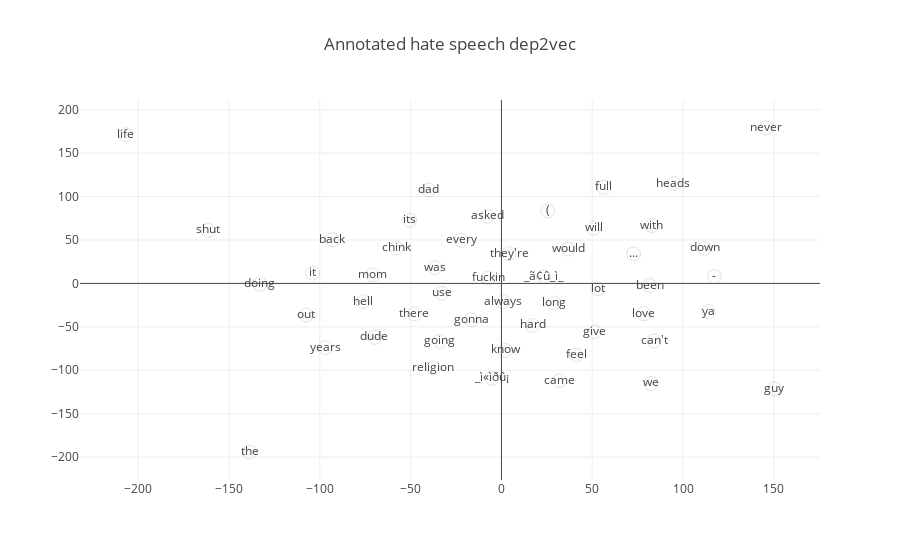

The notebook cell this image was saved under:
### Code cell
# http://nlp.yvespeirsman.be/blog/visualizing-word-embeddings-with-tsne/ evaluation
trace = go.Scatter(
    x = X_tsne[:, 0],
    y = X_tsne[:, 1],
    mode = 'markers+text',
    text = vocab,
    marker= dict(size= 14,
                line= dict(width=0.5),
                opacity= 0.3,
                color = 'rgba(217, 217, 217, 0.14)'
            )
)
data = [trace]
py.offline.iplot({
    "data": data,
    "layout": go.Layout(title="Annotated hate speech dep2vec")
})

### Figure 1 — Plotly figure (JSON) as saved in the notebook; plotly's stock layout.template omitted (floating-point values rounded to 4 significant figures)
{"data": [{"marker": {"color": "rgba(217, 217, 217, 0.14)", "line": {"width": 0.5}, "opacity": 0.3, "size": 14}, "mode": "markers+text", "text": ["long", "dad", "chink", "the", "gonna", "love", "use", "they're", "can't", "feel", "back", "lot", "years", "every", "guy", "know", "out", "been", "we", "never", "always", "hell", "heads", "hard", "doing", "asked", "_ì«ìðû¡", "mom", "it", "_ã¢û_ì_", "will", "going", "shut", "dude", "religion", "full", "-", "fuckin", "came", "life", "(", "there", "with", "...", "would", "down", "ya", "give", "its", "was"], "type": "scatter", "x": [28.99, -40.04, -57.94, -138.7, -16.66, 78.42, -32.84, 4.196, 84.05, 41.22, -93.16, 53.01, -97.01, -22.07, 150.2, 2.249, -107.6, 81.59, 82.41, 145.8, 0.8457, -76.2, 94.73, 17.15, -133.0, -7.62, -5.152, -70.83, -104.0, 23.16, 50.72, -33.89, -161.5, -69.96, -37.57, 56.34, 117.3, -7.148, 31.94, -206.9, 25.47, -48.09, 82.82, 72.84, 36.76, 111.9, 114.1, 51.16, -50.5, -36.64], "y": [-22.55, 107.5, 40.7, -194.4, -42.06, -34.98, -11.35, 34.24, -66.31, -82.58, 50.19, -6.09, -74.0, 49.53, -121.2, -77.06, -36.46, -2.403, -115.1, 179.2, -20.97, -20.93, 114.9, -48.41, -0.9248, 77.15, -109.2, 9.853, 11.92, 7.778, 63.29, -66.62, 61.13, -62.1, -97.37, 110.6, 7.751, 6.228, -112.0, 171.1, 83.61, -35.03, 66.67, 33.85, 39.52, 40.39, -32.39, -55.76, 72.54, 18.12]}], "layout": {"title": "Annotated hate speech dep2vec"}}
